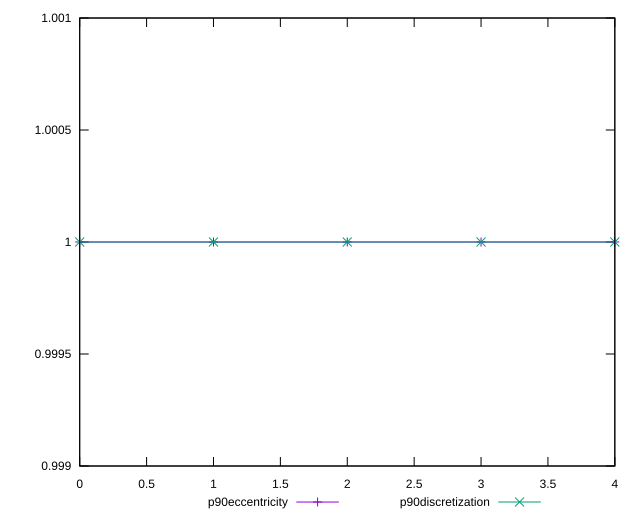

Recreate this plot in gnuplot.
reset

$p90Eccentricity <<EOF
0 1.0000000000000002
1 0.9999999999999997
2 0.9999999999999997
3 1.0000000000000002
4 1
EOF

$p90Discretization <<EOF
0 1
1 1
2 1
3 1
4 1
EOF

set key outside below
set xrange [0:4]
set yrange [0.9989999999999997:1.0010000000000001]
set trange [0.9989999999999997:1.0010000000000001]
set terminal svg size 640, 520 enhanced background rgb 'white'
set output "report_00026_2021-02-22T21:38:55.199Z/speed-index/progression/eccentricity.svg"

plot $p90Eccentricity title "p90eccentricity" with linespoints, \
     $p90Discretization title "p90discretization" with linespoints

reset
